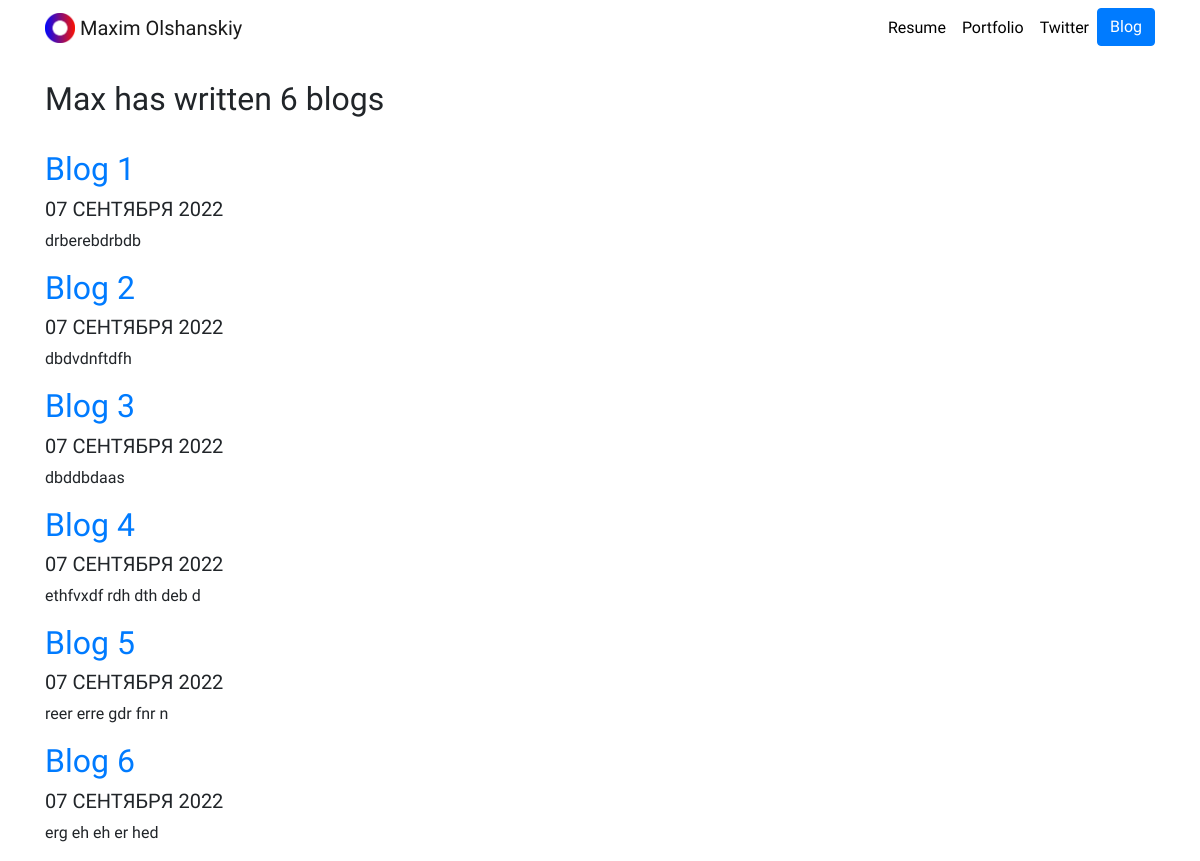
The page /blog/ on the database as committed earlier.
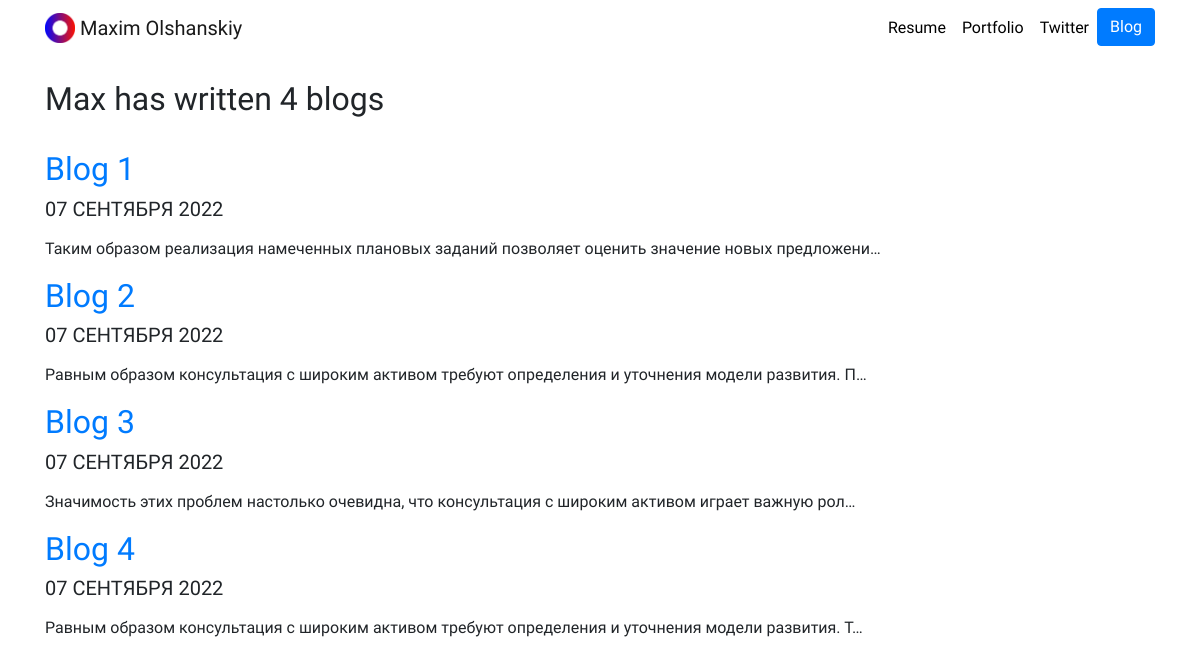
The same page on the database as committed later.
### blog/models.py (models this page shows, shortened)
class Blog(models.Model):
    title = models.CharField(max_length=100)
    date = models.DateField()
    description = models.TextField()

### blog/views.py (the view)
# urls.py: path('', views.all_blogs, name='all_blogs'),
def all_blogs(request):
    blogs = Blog.objects.order_by('-date')
    return render(request, 'blog/all_blogs.html', {'blogs':blogs})

### blog/templates/blog/all_blogs.html
{% extends 'portfolio/base.html' %}
{% block content %}
<br>
  <h2>Max has written {{ blogs.count }} blog{{ blogs.count|pluralize }}</h2>
<br>
{% for blog in blogs %}
<a href="{% url 'blog:detail' blog.id %}"><h2>{{ blog.title}}</h2></a>
<h5>{{blog.date|date:'d E Y'|upper }}</h5>
<p>{{ blog.description|safe|truncatechars:100}}</p>
{% endfor %}
{% endblock %}

Rows that differ between the two databases and show on the page:
removed Blog: title "Blog 5", date "07 СЕНТЯБРЯ 2022", description "reer erre gdr fnr n"
removed Blog: title "Blog 6", date "07 СЕНТЯБРЯ 2022", description "erg eh eh er hed"
changed Blog "Blog 1": description "drberebdrbdb" → "Таким образом реализация намеченных плановых заданий позволяет оценить значение новых предложени…"
changed Blog "Blog 2": description "dbdvdnftdfh" → "Равным образом консультация с широким активом требуют определения и уточнения модели развития. П…"
changed Blog "Blog 3": description "dbddbdaas" → "Значимость этих проблем настолько очевидна, что консультация с широким активом играет важную рол…"
changed Blog "Blog 4": description "ethfvxdf rdh dth deb d" → "Равным образом консультация с широким активом требуют определения и уточнения модели развития. Т…"
Other text that changed with them:
{{ blogs.count }}: "6" → "4"
